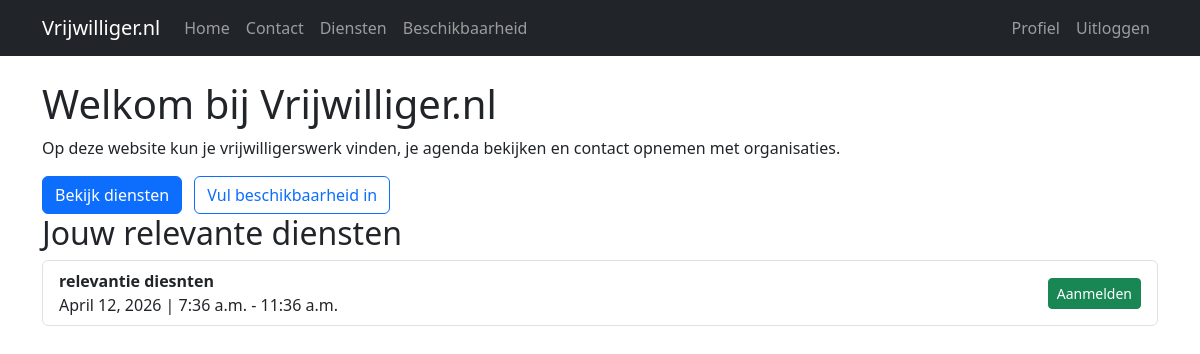
Page / (signed in) on the committed database.
### app/models.py (models this page shows, shortened)
class Dienst(models.Model):
    project = models.ForeignKey(Project, on_delete=models.CASCADE, related_name='diensten')
    hulpaanvraag = models.ForeignKey(
        "HulpAanvraag",   # 🔥 FIX
        on_delete=models.CASCADE,
        related_name="diensten",
        null=True,
        blank=True
    )
    titel = models.CharField(max_length=200)
    beschrijving = models.TextField(blank=True)
    datum = models.DateField()
    begin_tijd = models.TimeField()
    eind_tijd = models.TimeField()
    max_personen = models.IntegerField(default=1)
    created_by = models.ForeignKey(
        settings.AUTH_USER_MODEL,
        on_delete=models.SET_NULL,
        null=True
    )

### app/views.py (the view)
# urls.py: path('', views.home, name='home'),
@login_required
def home(request):
    relevante_diensten = None
    aangemeld_ids = []
    role = get_user_role(request.user)
    if role == "vrijwilliger":
        diensten = get_relevante_diensten_voor_vrijwilliger(request.user)
        aangemeld_ids = Aanmelding.objects.filter(
            volunteer=request.user
        ).values_list("dienst_id", flat=True)
        relevante_diensten = diensten
    return render(request, "home.html", {
        "relevante_diensten": relevante_diensten,
        "aangemeld_ids": aangemeld_ids if role == "vrijwilliger" else []
    })

### app/context_processors.py (called while the page is built)
def user_role(request):
    return {
        "role": get_user_role(request.user, default=None)
    }

### app/utils.py (called while the page is built)
def get_user_role(user, default=None, create_missing=False):
    if not getattr(user, "is_authenticated", False):
        return default
    if create_missing:
        profile = ensure_user_profile(user)
        return profile.role if profile else default
    try:
        return user.userprofile.role
    except UserProfile.DoesNotExist:
        return default

def availability_has_period_fields():
    table_names = connection.introspection.table_names()
    if "app_availability" not in table_names:
        return False
    with connection.cursor() as cursor:
        columns = {
            column.name
            for column in connection.introspection.get_table_description(cursor, "app_availability")
        }
    return {"valid_from", "valid_until"}.issubset(columns)

def list_active_availability(user, today):
    if availability_has_period_fields():
        return [
            SimpleNamespace(
                id=item.id,
                volunteer_id=item.volunteer_id,
                weekday=item.weekday,
                start_time=item.start_time,
                end_time=item.end_time,
                valid_from=item.valid_from,
                valid_until=item.valid_until,
                weekday_label=item.get_weekday_display(),
            )
            for item in Availability.objects.filter(
                volunteer=user,
                valid_from__lte=today,
                valid_until__gte=today,
            ).order_by("valid_from", "weekday", "start_time")
        ]
    return list_user_availability(user)

### app/views.py (called while the page is built)
def get_relevante_diensten_voor_vrijwilliger(user):
    vandaag = timezone.localdate()
    beschikbaarheden = list_active_availability(user, vandaag)
    diensten = Dienst.objects.none()
    for beschikbaarheid in beschikbaarheden:
        diensten = diensten | Dienst.objects.filter(
            datum__gte=vandaag,
            datum__week_day=beschikbaarheid.weekday,
            begin_tijd__gte=beschikbaarheid.start_time,
            eind_tijd__lte=beschikbaarheid.end_time,
        )
    return diensten.order_by("datum", "begin_tijd").distinct()

### app/templates/home.html (shortened to what this page needs)
{% extends 'base.html' %}
{% block content %}
<h1>Welkom bij Vrijwilliger.nl</h1>
<p>
Op deze website kun je vrijwilligerswerk vinden,
je agenda bekijken en contact opnemen met organisaties.
</p>
<a href="{% url 'lijst_diensten' %}" class="btn btn-primary">
Bekijk diensten
</a>
{% if role == "vrijwilliger" %}
<a href="{% url 'beschikbaarheid' %}" class="btn btn-outline-primary ms-2">
Vul beschikbaarheid in
</a>
<h2>Jouw relevante diensten</h2>
<ul class="list-group">
  {% for d in relevante_diensten %}
    <li class="list-group-item d-flex justify-content-between align-items-center">
      <div>
        <strong>{{ d.titel }}</strong><br>
        {{ d.datum }} | {{ d.begin_tijd }} - {{ d.eind_tijd }}
      </div>
      {% if d.id in aangemeld_ids %}
        <span class="badge bg-success">Aangemeld</span>
      {% else %}
        <form method="post" action="{% url 'aanmelden_dienst' d.id %}">
          <button class="btn btn-success btn-sm">
            Aanmelden
          </button>
        </form>
      {% endif %}
    </li>
  {% empty %}
    <li class="list-group-item">
      Geen relevante diensten gevonden
    </li>
  {% endfor %}
</ul>
{% endif %}
{% endblock %}

### rows in the picture
Dienst: titel "relevantie diesnten", datum "April 12, 2026", begin_tijd "7:36 a.m.", eind_tijd "11:36 a.m.", shows "Aanmelden"
